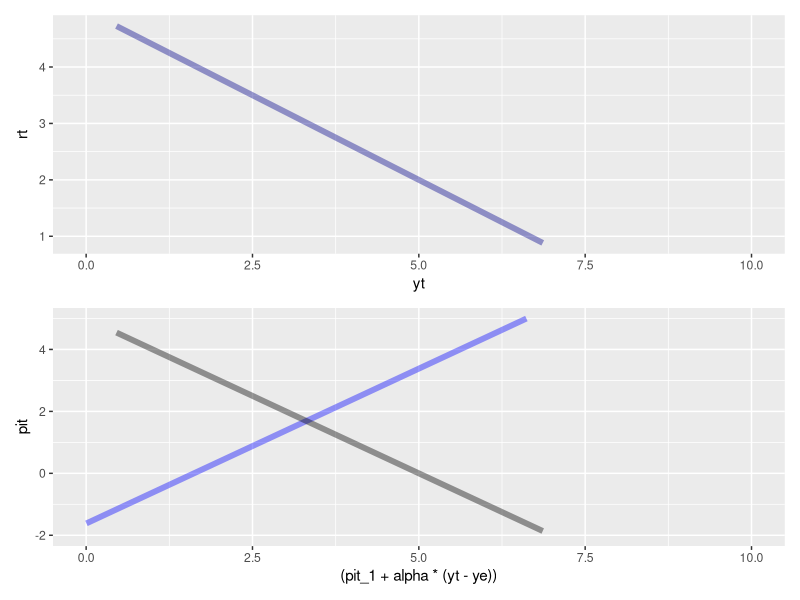

This chart was generated by the following R code:
# Description: 3 equation model dynamic
# Author: gustavovital
# Date: 31-12-2021

# Modelo:
# 
# Monetary rule:    yt - ye = -alpha*beta*(pit - piT)
# Phillips curve:   pit = pit_1 + alpha*(yt - ye)
# IS curve:         yt = At - a*rt_1

# Packages:
library(tidyverse)
library(patchwork)

# Implementing the model ----
# Parameters and SS
alpha <- 0.9
beta <- 0.5
piT <- 2
ye <- 2.5
a <- .6
A <- 3


# inflation
pit_1 <- seq(-10, 10, .01)

# Variables
pit <- (1/(1 + alpha^2 * beta)) * (pit_1 - alpha^2 * beta * piT)
yt <- ye - alpha*beta*(pit - piT)
rt <- 1/a * A -a*yt




# Initial plots, MR e PC:
data <- data.frame(pit, yt, rt, pit_1)

data %>% 
  ggplot() +
  geom_line(aes(x = (pit_1 + alpha*(yt - ye)), y = pit), size = 2, alpha = .4, color = 'blue') +  # PC
  geom_line(aes(x = yt, y = (ye - -alpha*beta*(pit - piT))), size = 2, alpha = .4) +  # MR
  xlim(0, 10) +
  ylim(-2, 5) -> y_pi

data %>% 
  ggplot(aes(yt, rt)) +
  geom_line(, size = 2, alpha = .4, color = 'darkblue') +
  xlim(0, 10) -> y_rt


y_rt/y_pi


